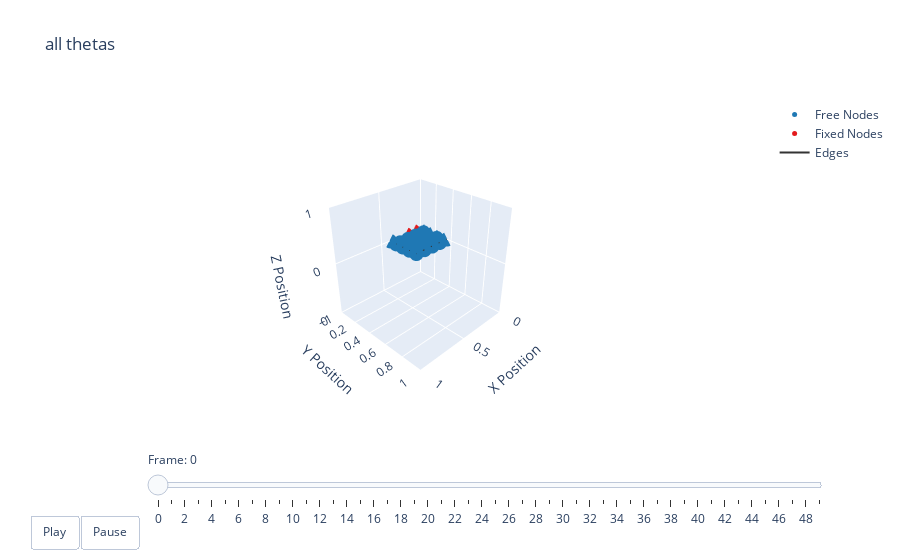

Notebook source saved alongside this figure:
### Code cell
options = dismech.AnimationOptions(
    z_lim=(-1.0, 1.0), x_lim=(0, 1.0), y_lim=(0, 1.0), 
    title='all thetas')
fig = dismech.get_interactive_animation_plotly(base_robot, thetas, qs, options)
fig.show()
#fig.show(renderer='browser')


print("fixed camera angle:\n")

options = dismech.AnimationOptions(
    z_lim=(-1.0, 1.0), 
    x_lim=(0, 1.0), 
    y_lim=(0, 1.0), 
    title='all thetas'
)
fig = dismech.get_interactive_animation_plotly(base_robot, thetas, qs, options)

# fix aspect ratio and set camera angle.
fig.update_layout(
    scene=dict(
        aspectmode='cube',
        camera=dict(
            eye=dict(x=-0.6, y=2.0, z=1.0)
        )
    )
)

# Enforce the same camera settings for every frame.
if fig.frames is not None:
    for frame in fig.frames:
        frame.layout = dict(
            scene=dict(
                camera=dict(
                    eye=dict(x=-0.6, y=2.0, z=1.0)  
                )
            )
        )

#fig.show(renderer='browser')

### Figure 1 — Plotly figure (JSON) as saved in the notebook; plotly's stock layout.template omitted (floating-point values rounded to 4 significant figures; data arrays with more than 128 entries replaced by an {"elided": "..."} marker saying what was removed)
{"data": [{"marker": {"color": "#1f78b4", "size": 5}, "mode": "markers", "name": "Free Nodes", "type": "scatter3d", "x": [-0.6, 0.4, 0.0, 0.05, 0.15, 0.25, 0.35, 0.4, 0.0, 0.1, 0.2, 0.3, 0.4, 0.0, 0.05, 0.15, 0.25, 0.35, 0.4, 0.0, 0.1, 0.2, 0.3, 0.4], "y": [-1.0, 0.0, 0.0866, 0.0866, 0.0866, 0.0866, 0.0866, 0.0866, 0.1732, 0.1732, 0.1732, 0.1732, 0.1732, 0.2598, 0.2598, 0.2598, 0.2598, 0.2598, 0.2598, 0.3464, 0.3464, 0.3464, 0.3464, 0.3464], "z": [-7.071e-05, 0.0, 0.0, 0.0, 0.0, 0.0, 0.0, 0.0, 0.0, 0.0, 0.0, 0.0, 0.0, 0.0, 0.0, 0.0, 0.0, 0.0, 0.0, 0.0, 0.0, 0.0, 0.0, 0.0]}, {"marker": {"color": "#e31a1c", "size": 5}, "mode": "markers", "name": "Fixed Nodes", "type": "scatter3d", "x": [0.0, 0.1, 0.2], "y": [0.0, 0.0, 0.0], "z": [0.0, 0.0, 0.0]}, {"line": {"color": "#333333", "width": 2}, "mode": "lines", "name": "Edges", "type": "scatter3d", "x": {"elided": "186 float values"}, "y": {"elided": "186 float values"}, "z": {"elided": "186 float values"}}, {"color": "rgba(166, 206, 227, 0.7)", "i": [19, 18, 5, 6, 1, 3, 19, 8, 14, 7, 8, 1, 7, 17, 16, 23, 23, 17, 3, 9, 9, 14, 20, 25, 14, 20, 6, 12, 18, 17, 7, 12, 10, 9, 20, 21], "j": [18, 19, 6, 5, 6, 8, 25, 14, 19, 8, 7, 7, 1, 16, 17, 17, 18, 23, 9, 3, 14, 9, 25, 20, 20, 14, 12, 17, 12, 12, 12, 7, 9, 10, 21, 20], "k": [13, 24, 11, 0, 0, 2, 24, 13, 13, 13, 2, 6, 2, 11, 22, 18, 24, 22, 8, 4, 8, 15, 19, 26, 19, 15, 11, 11, 13, 18, 6, 13, 4, 15, 26, 15], "name": "Faces", "opacity": 0.7, "showscale": false, "type": "mesh3d", "x": [0.0, 0.1, 0.2, -0.6, 0.4, 0.0, 0.05, 0.15, 0.25, 0.35, 0.4, 0.0, 0.1, 0.2, 0.3, 0.4, 0.0, 0.05, 0.15, 0.25, 0.35, 0.4, 0.0, 0.1, 0.2, 0.3, 0.4], "y": [0.0, 0.0, 0.0, -1.0, 0.0, 0.0866, 0.0866, 0.0866, 0.0866, 0.0866, 0.0866, 0.1732, 0.1732, 0.1732, 0.1732, 0.1732, 0.2598, 0.2598, 0.2598, 0.2598, 0.2598, 0.2598, 0.3464, 0.3464, 0.3464, 0.3464, 0.3464], "z": [0.0, 0.0, 0.0, -7.071e-05, 0.0, 0.0, 0.0, 0.0, 0.0, 0.0, 0.0, 0.0, 0.0, 0.0, 0.0, 0.0, 0.0, 0.0, 0.0, 0.0, 0.0, 0.0, 0.0, 0.0, 0.0, 0.0, 0.0]}], "layout": {"scene": {"camera": {"eye": {"x": 2.015, "y": 2.015, "z": 1.645}}, "xaxis": {"range": [0, 1], "title": {"text": "X Position"}}, "yaxis": {"range": [0, 1], "title": {"text": "Y Position"}}, "zaxis": {"range": [-1, 1], "title": {"text": "Z Position"}}}, "sliders": [{"currentvalue": {"prefix": "Frame: "}, "steps": [{"args": [["0"], {"frame": {"duration": 50, "redraw": true}, "mode": "immediate"}], "label": "0", "method": "animate"}, {"args": [["1"], {"frame": {"duration": 50, "redraw": true}, "mode": "immediate"}], "label": "1", "method": "animate"}, {"args": [["2"], {"frame": {"duration": 50, "redraw": true}, "mode": "immediate"}], "label": "2", "method": "animate"}, {"args": [["3"], {"frame": {"duration": 50, "redraw": true}, "mode": "immediate"}], "label": "3", "method": "animate"}, {"args": [["4"], {"frame": {"duration": 50, "redraw": true}, "mode": "immediate"}], "label": "4", "method": "animate"}, {"args": [["5"], {"frame": {"duration": 50, "redraw": true}, "mode": "immediate"}], "label": "5", "method": "animate"}, {"args": [["6"], {"frame": {"duration": 50, "redraw": true}, "mode": "immediate"}], "label": "6", "method": "animate"}, {"args": [["7"], {"frame": {"duration": 50, "redraw": true}, "mode": "immediate"}], "label": "7", "method": "animate"}, {"args": [["8"], {"frame": {"duration": 50, "redraw": true}, "mode": "immediate"}], "label": "8", "method": "animate"}, {"args": [["9"], {"frame": {"duration": 50, "redraw": true}, "mode": "immediate"}], "label": "9", "method": "animate"}, {"args": [["10"], {"frame": {"duration": 50, "redraw": true}, "mode": "immediate"}], "label": "10", "method": "animate"}, {"args": [["11"], {"frame": {"duration": 50, "redraw": true}, "mode": "immediate"}], "label": "11", "method": "animate"}, {"args": [["12"], {"frame": {"duration": 50, "redraw": true}, "mode": "immediate"}], "label": "12", "method": "animate"}, {"args": [["13"], {"frame": {"duration": 50, "redraw": true}, "mode": "immediate"}], "label": "13", "method": "animate"}, {"args": [["14"], {"frame": {"duration": 50, "redraw": true}, "mode": "immediate"}], "label": "14", "method": "animate"}, {"args": [["15"], {"frame": {"duration": 50, "redraw": true}, "mode": "immediate"}], "label": "15", "method": "animate"}, {"args": [["16"], {"frame": {"duration": 50, "redraw": true}, "mode": "immediate"}], "label": "16", "method": "animate"}, {"args": [["17"], {"frame": {"duration": 50, "redraw": true}, "mode": "immediate"}], "label": "17", "method": "animate"}, {"args": [["18"], {"frame": {"duration": 50, "redraw": true}, "mode": "immediate"}], "label": "18", "method": "animate"}, {"args": [["19"], {"frame": {"duration": 50, "redraw": true}, "mode": "immediate"}], "label": "19", "method": "animate"}, {"args": [["20"], {"frame": {"duration": 50, "redraw": true}, "mode": "immediate"}], "label": "20", "method": "animate"}, {"args": [["21"], {"frame": {"duration": 50, "redraw": true}, "mode": "immediate"}], "label": "21", "method": "animate"}, {"args": [["22"], {"frame": {"duration": 50, "redraw": true}, "mode": "immediate"}], "label": "22", "method": "animate"}, {"args": [["23"], {"frame": {"duration": 50, "redraw": true}, "mode": "immediate"}], "label": "23", "method": "animate"}, {"args": [["24"], {"frame": {"duration": 50, "redraw": true}, "mode": "immediate"}], "label": "24", "method": "animate"}, {"args": [["25"], {"frame": {"duration": 50, "redraw": true}, "mode": "immediate"}], "label": "25", "method": "animate"}, {"args": [["26"], {"frame": {"duration": 50, "redraw": true}, "mode": "immediate"}], "label": "26", "method": "animate"}, {"args": [["27"], {"frame": {"duration": 50, "redraw": true}, "mode": "immediate"}], "label": "27", "method": "animate"}, {"args": [["28"], {"frame": {"duration": 50, "redraw": true}, "mode": "immediate"}], "label": "28", "method": "animate"}, {"args": [["29"], {"frame": {"duration": 50, "redraw": true}, "mode": "immediate"}], "label": "29", "method": "animate"}, {"args": [["30"], {"frame": {"duration": 50, "redraw": true}, "mode": "immediate"}], "label": "30", "method": "animate"}, {"args": [["31"], {"frame": {"duration": 50, "redraw": true}, "mode": "immediate"}], "label": "31", "method": "animate"}, {"args": [["32"], {"frame": {"duration": 50, "redraw": true}, "mode": "immediate"}], "label": "32", "method": "animate"}, {"args": [["33"], {"frame": {"duration": 50, "redraw": true}, "mode": "immediate"}], "label": "33", "method": "animate"}, {"args": [["34"], {"frame": {"duration": 50, "redraw": true}, "mode": "immediate"}], "label": "34", "method": "animate"}, {"args": [["35"], {"frame": {"duration": 50, "redraw": true}, "mode": "immediate"}], "label": "35", "method": "animate"}, {"args": [["36"], {"frame": {"duration": 50, "redraw": true}, "mode": "immediate"}], "label": "36", "method": "animate"}, {"args": [["37"], {"frame": {"duration": 50, "redraw": true}, "mode": "immediate"}], "label": "37", "method": "animate"}, {"args": [["38"], {"frame": {"duration": 50, "redraw": true}, "mode": "immediate"}], "label": "38", "method": "animate"}, {"args": [["39"], {"frame": {"duration": 50, "redraw": true}, "mode": "immediate"}], "label": "39", "method": "animate"}, {"args": [["40"], {"frame": {"duration": 50, "redraw": true}, "mode": "immediate"}], "label": "40", "method": "animate"}, {"args": [["41"], {"frame": {"duration": 50, "redraw": true}, "mode": "immediate"}], "label": "41", "method": "animate"}, {"args": [["42"], {"frame": {"duration": 50, "redraw": true}, "mode": "immediate"}], "label": "42", "method": "animate"}, {"args": [["43"], {"frame": {"duration": 50, "redraw": true}, "mode": "immediate"}], "label": "43", "method": "animate"}, {"args": [["44"], {"frame": {"duration": 50, "redraw": true}, "mode": "immediate"}], "label": "44", "method": "animate"}, {"args": [["45"], {"frame": {"duration": 50, "redraw": true}, "mode": "immediate"}], "label": "45", "method": "animate"}, {"args": [["46"], {"frame": {"duration": 50, "redraw": true}, "mode": "immediate"}], "label": "46", "method": "animate"}, {"args": [["47"], {"frame": {"duration": 50, "redraw": true}, "mode": "immediate"}], "label": "47", "method": "animate"}, {"args": [["48"], {"frame": {"duration": 50, "redraw": true}, "mode": "immediate"}], "label": "48", "method": "animate"}, {"args": [["49"], {"frame": {"duration": 50, "redraw": true}, "mode": "immediate"}], "label": "49", "method": "animate"}], "transition": {"duration": 0}, "x": 0.1, "y": 0}], "title": {"text": "all thetas"}, "updatemenus": [{"buttons": [{"args": [null, {"frame": {"duration": 50, "redraw": true}, "fromcurrent": true}], "label": "Play", "method": "animate"}, {"args": [[null], {"frame": {"duration": 0, "redraw": true}, "mode": "immediate"}], "label": "Pause", "method": "animate"}], "direction": "left", "pad": {"r": 10, "t": 87}, "showactive": false, "type": "buttons", "x": 0.1, "xanchor": "right", "y": 0, "yanchor": "top"}]}}
